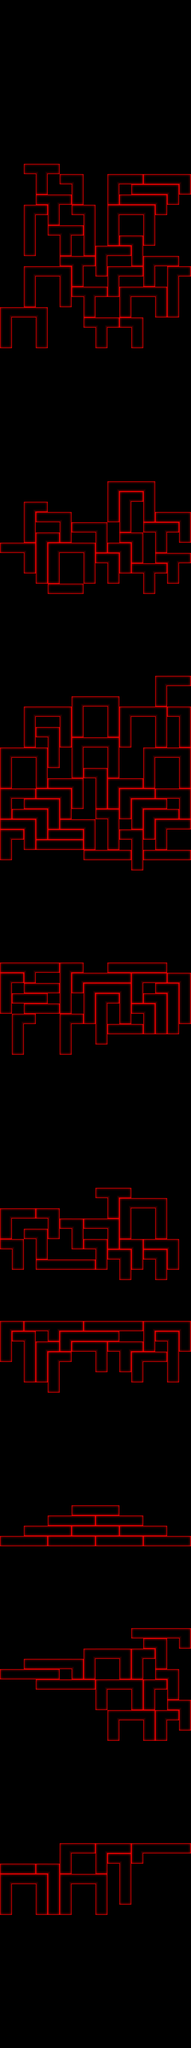

This is a level from a 2D game, rendered from its Tiled map with the project's own tilesets. A one-line summary and the complete map file follow:
An orthogonal 16x200 tile map with 28x24 px tiles, 1 tile layer (Tile Layer 1).

<map version="1.0" orientation="orthogonal" width="16" height="200" tilewidth="28" tileheight="24">
 <properties>
  <property name="background" value="back.bmp" />
  <property name="speed" value="0.75" />
 </properties>
 <tileset firstgid="1" name="tileset_rs" tilewidth="28" tileheight="24" spacing="1" margin="1">
  <image source="tileset_rs.bmp" trans="ff0080" width="407" height="76" />
 </tileset>
 <layer name="Tile Layer 1" width="16" height="200">
  <data encoding="csv">
0,0,0,0,0,0,0,0,0,0,0,0,0,0,0,0,
0,0,0,0,0,0,0,0,0,0,0,0,0,0,0,0,
0,0,0,0,0,0,0,0,0,0,0,0,0,0,0,0,
0,0,0,0,0,0,0,0,0,0,0,0,0,0,0,0,
0,0,0,0,0,0,0,0,0,0,0,0,0,0,0,0,
0,0,0,0,0,0,0,0,0,0,0,0,0,0,0,0,
0,0,0,0,0,0,0,0,0,0,0,0,0,0,0,0,
0,0,0,0,0,0,0,0,0,0,0,0,0,0,0,0,
0,0,0,0,0,0,0,0,0,0,0,0,0,0,0,0,
0,0,0,0,0,0,0,0,0,0,0,0,0,0,0,0,
0,0,0,0,0,0,0,0,0,0,0,0,0,0,0,0,
0,0,0,0,0,0,0,0,0,0,0,0,0,0,0,0,
0,0,0,0,0,0,0,0,0,0,0,0,0,0,0,0,
0,0,0,0,0,0,0,0,0,0,0,0,0,0,0,0,
0,0,0,0,0,0,0,0,0,0,0,0,0,0,0,0,
0,0,0,0,0,0,0,0,0,0,0,0,0,0,0,0,
0,0,27,9,28,0,0,0,0,0,0,0,0,0,0,0,
0,0,0,32,0,27,5,0,0,4,33,28,27,33,33,5,
0,0,0,14,0,0,32,0,0,32,0,27,33,33,5,14,
0,0,0,27,9,28,14,0,0,14,27,33,33,5,14,0,
0,0,4,28,32,0,27,5,0,4,33,33,5,14,0,0,
0,0,32,0,14,0,0,32,0,32,0,0,32,0,0,0,
0,0,32,0,27,9,28,32,0,32,0,0,32,0,0,0,
0,0,32,0,0,32,0,32,0,14,27,5,14,0,0,0,
0,0,14,0,0,14,0,14,4,33,28,32,0,0,0,0,
0,0,0,0,0,27,9,28,32,0,0,14,4,33,28,0,
0,0,4,33,33,5,32,0,14,4,33,28,32,0,4,28,
0,0,32,0,0,32,14,0,0,32,0,0,14,0,32,0,
0,0,32,0,0,32,27,9,28,14,4,33,33,5,32,0,
0,0,14,0,0,14,0,32,0,0,32,0,0,32,32,0,
4,33,33,5,0,0,0,14,0,0,14,0,0,14,14,0,
32,0,0,32,0,0,0,27,9,28,27,5,0,0,0,0,
32,0,0,32,0,0,0,0,32,0,0,32,0,0,0,0,
14,0,0,14,0,0,0,0,14,0,0,14,0,0,0,0,
0,0,0,0,0,0,0,0,0,0,0,0,0,0,0,0,
0,0,0,0,0,0,0,0,0,0,0,0,0,0,0,0,
0,0,0,0,0,0,0,0,0,0,0,0,0,0,0,0,
0,0,0,0,0,0,0,0,0,0,0,0,0,0,0,0,
0,0,0,0,0,0,0,0,0,0,0,0,0,0,0,0,
0,0,0,0,0,0,0,0,0,0,0,0,0,0,0,0,
0,0,0,0,0,0,0,0,0,0,0,0,0,0,0,0,
0,0,0,0,0,0,0,0,0,0,0,0,0,0,0,0,
0,0,0,0,0,0,0,0,0,0,0,0,0,0,0,0,
0,0,0,0,0,0,0,0,0,0,0,0,0,0,0,0,
0,0,0,0,0,0,0,0,0,0,0,0,0,0,0,0,
0,0,0,0,0,0,0,0,0,0,0,0,0,0,0,0,
0,0,0,0,0,0,0,0,0,0,0,0,0,0,0,0,
0,0,0,0,0,0,0,0,0,4,33,33,5,0,0,0,
0,0,0,0,0,0,0,0,0,32,4,28,32,0,0,0,
0,0,4,28,0,0,0,0,0,32,32,0,32,0,0,0,
0,0,32,27,33,5,0,0,0,14,32,0,14,27,33,5,
0,0,32,0,0,32,27,33,5,0,14,0,27,9,28,32,
0,0,14,4,28,14,0,0,32,0,27,5,0,32,0,14,
27,33,5,32,4,33,33,5,14,27,5,32,0,14,0,0,
0,0,32,32,32,0,0,32,27,5,32,14,0,27,9,28,
0,0,14,32,32,0,0,32,0,32,14,27,9,28,32,0,
0,0,0,14,14,0,0,14,0,14,0,0,32,0,14,0,
0,0,0,0,27,33,28,0,0,0,0,0,14,0,0,0,
0,0,0,0,0,0,0,0,0,0,0,0,0,0,0,0,
0,0,0,0,0,0,0,0,0,0,0,0,0,0,0,0,
0,0,0,0,0,0,0,0,0,0,0,0,0,0,0,0,
0,0,0,0,0,0,0,0,0,0,0,0,0,0,0,0,
0,0,0,0,0,0,0,0,0,0,0,0,0,0,0,0,
0,0,0,0,0,0,0,0,0,0,0,0,0,0,0,0,
0,0,0,0,0,0,0,0,0,0,0,0,0,0,0,0,
0,0,0,0,0,0,0,0,0,0,0,0,0,0,0,0,
0,0,0,0,0,0,0,0,0,0,0,0,0,4,33,28,
0,0,0,0,0,0,0,0,0,0,0,0,0,32,0,0,
0,0,0,0,0,0,4,33,33,5,0,0,0,14,0,0,
0,0,4,33,33,5,32,0,0,32,4,33,33,5,27,5,
0,0,32,0,0,32,32,0,0,32,32,0,0,32,0,32,
0,0,32,27,5,32,14,0,0,14,32,0,0,32,0,32,
0,0,14,0,32,14,4,33,33,5,14,0,0,14,0,14,
4,33,33,5,32,0,32,0,0,32,0,0,4,33,33,5,
32,0,0,32,14,0,32,0,0,32,0,0,32,0,0,32,
32,0,0,32,0,0,14,27,5,14,0,0,32,0,0,32,
14,0,0,14,27,33,5,0,32,4,33,28,14,0,0,14,
4,33,28,27,33,5,32,0,32,32,4,33,28,27,33,5,
32,0,27,33,5,32,14,0,14,14,32,4,33,28,0,32,
14,27,33,5,32,14,0,0,27,5,14,32,4,33,28,14,
27,33,5,32,14,27,33,5,0,32,0,14,32,4,33,28,
4,28,32,14,27,33,28,32,0,32,27,5,14,32,0,0,
32,0,14,27,33,33,28,14,0,14,0,32,0,14,0,0,
14,0,0,0,0,0,0,27,33,33,28,32,27,33,33,28,
0,0,0,0,0,0,0,0,0,0,0,14,0,0,0,0,
0,0,0,0,0,0,0,0,0,0,0,0,0,0,0,0,
0,0,0,0,0,0,0,0,0,0,0,0,0,0,0,0,
0,0,0,0,0,0,0,0,0,0,0,0,0,0,0,0,
0,0,0,0,0,0,0,0,0,0,0,0,0,0,0,0,
0,0,0,0,0,0,0,0,0,0,0,0,0,0,0,0,
0,0,0,0,0,0,0,0,0,0,0,0,0,0,0,0,
0,0,0,0,0,0,0,0,0,0,0,0,0,0,0,0,
0,0,0,0,0,0,0,0,0,0,0,0,0,0,0,0,
0,0,0,0,0,0,0,0,0,0,0,0,0,0,0,0,
27,33,9,33,28,4,28,0,0,27,33,33,33,28,0,0,
4,28,14,0,0,32,4,33,33,33,28,4,33,28,27,5,
32,0,27,33,28,32,14,4,33,33,5,32,0,27,5,32,
32,27,33,28,0,32,0,32,4,28,32,14,27,5,32,32,
14,0,27,33,28,14,0,32,32,0,32,27,5,32,32,32,
0,4,28,0,0,4,28,14,32,0,14,0,32,32,32,14,
0,32,0,0,0,32,0,0,32,27,33,28,14,14,14,0,
0,32,0,0,0,32,0,0,14,0,0,0,0,0,0,0,
0,14,0,0,0,14,0,0,0,0,0,0,0,0,0,0,
0,0,0,0,0,0,0,0,0,0,0,0,0,0,0,0,
0,0,0,0,0,0,0,0,0,0,0,0,0,0,0,0,
0,0,0,0,0,0,0,0,0,0,0,0,0,0,0,0,
0,0,0,0,0,0,0,0,0,0,0,0,0,0,0,0,
0,0,0,0,0,0,0,0,0,0,0,0,0,0,0,0,
0,0,0,0,0,0,0,0,0,0,0,0,0,0,0,0,
0,0,0,0,0,0,0,0,0,0,0,0,0,0,0,0,
0,0,0,0,0,0,0,0,0,0,0,0,0,0,0,0,
0,0,0,0,0,0,0,0,0,0,0,0,0,0,0,0,
0,0,0,0,0,0,0,0,0,0,0,0,0,0,0,0,
0,0,0,0,0,0,0,0,0,0,0,0,0,0,0,0,
0,0,0,0,0,0,0,0,0,0,0,0,0,0,0,0,
0,0,0,0,0,0,0,0,0,0,0,0,0,0,0,0,
0,0,0,0,0,0,0,0,27,9,28,0,0,0,0,0,
0,0,0,0,0,0,0,0,0,32,4,33,33,5,0,0,
4,33,28,27,5,0,0,0,0,14,32,0,0,32,0,0,
32,0,0,0,32,27,5,27,33,5,32,0,0,32,0,0,
14,0,27,5,14,0,32,0,0,32,14,0,0,14,0,0,
27,5,0,32,0,0,14,27,5,14,27,5,27,33,5,0,
0,32,0,14,0,0,0,0,32,27,5,32,27,5,32,0,
0,14,0,27,33,33,33,28,14,0,32,14,0,32,14,0,
0,0,0,0,0,0,0,0,0,0,14,0,0,14,0,0,
0,0,0,0,0,0,0,0,0,0,0,0,0,0,0,0,
0,0,0,0,0,0,0,0,0,0,0,0,0,0,0,0,
0,0,0,0,0,0,0,0,0,0,0,0,0,0,0,0,
0,0,0,0,0,0,0,0,0,0,0,0,0,0,0,0,
4,28,27,33,9,33,28,27,33,33,33,28,4,33,33,5,
32,27,5,0,14,4,33,33,33,28,0,0,32,27,5,32,
32,0,32,4,28,14,27,33,5,27,9,28,14,0,32,14,
14,0,32,32,4,28,0,0,32,0,32,4,33,28,32,0,
0,0,32,32,32,0,0,0,14,0,14,32,0,0,32,0,
0,0,14,14,32,0,0,0,0,0,0,14,0,0,14,0,
0,0,0,0,14,0,0,0,0,0,0,0,0,0,0,0,
0,0,0,0,0,0,0,0,0,0,0,0,0,0,0,0,
0,0,0,0,0,0,0,0,0,0,0,0,0,0,0,0,
0,0,0,0,0,0,0,0,0,0,0,0,0,0,0,0,
0,0,0,0,0,0,0,0,0,0,0,0,0,0,0,0,
0,0,0,0,0,0,0,0,0,0,0,0,0,0,0,0,
0,0,0,0,0,0,0,0,0,0,0,0,0,0,0,0,
0,0,0,0,0,0,0,0,0,0,0,0,0,0,0,0,
0,0,0,0,0,0,0,0,0,0,0,0,0,0,0,0,
0,0,0,0,0,0,0,0,0,0,0,0,0,0,0,0,
0,0,0,0,0,0,0,0,0,0,0,0,0,0,0,0,
0,0,0,0,0,0,0,0,0,0,0,0,0,0,0,0,
0,0,0,0,0,0,27,33,33,28,0,0,0,0,0,0,
0,0,0,0,27,33,33,28,27,33,33,28,0,0,0,0,
0,0,27,33,33,28,27,33,33,28,27,33,33,28,0,0,
27,33,33,28,27,33,33,28,27,33,33,28,27,33,33,28,
0,0,0,0,0,0,0,0,0,0,0,0,0,0,0,0,
0,0,0,0,0,0,0,0,0,0,0,0,0,0,0,0,
0,0,0,0,0,0,0,0,0,0,0,0,0,0,0,0,
0,0,0,0,0,0,0,0,0,0,0,0,0,0,0,0,
0,0,0,0,0,0,0,0,0,0,0,0,0,0,0,0,
0,0,0,0,0,0,0,0,0,0,0,0,0,0,0,0,
0,0,0,0,0,0,0,0,0,0,0,0,0,0,0,0,
0,0,0,0,0,0,0,0,0,0,0,0,0,0,0,0,
0,0,0,0,0,0,0,0,0,0,0,27,33,33,33,5,
0,0,0,0,0,0,0,0,0,0,0,0,27,5,0,14,
0,0,0,0,0,0,0,4,33,33,5,4,28,32,0,0,
0,0,27,33,33,33,5,32,0,0,32,32,0,14,0,0,
27,33,33,33,28,0,14,14,0,0,14,14,0,27,5,0,
0,0,0,27,33,33,33,28,4,33,33,5,4,28,32,0,
0,0,0,0,0,0,0,0,32,0,0,32,32,0,14,0,
0,0,0,0,0,0,0,0,14,0,0,14,14,0,27,5,
0,0,0,0,0,0,0,0,0,4,33,33,5,4,28,32,
0,0,0,0,0,0,0,0,0,32,0,0,32,32,0,14,
0,0,0,0,0,0,0,0,0,14,0,0,14,14,0,0,
0,0,0,0,0,0,0,0,0,0,0,0,0,0,0,0,
0,0,0,0,0,0,0,0,0,0,0,0,0,0,0,0,
0,0,0,0,0,0,0,0,0,0,0,0,0,0,0,0,
0,0,0,0,0,0,0,0,0,0,0,0,0,0,0,0,
0,0,0,0,0,0,0,0,0,0,0,0,0,0,0,0,
0,0,0,0,0,0,0,0,0,0,0,0,0,0,0,0,
0,0,0,0,0,0,0,0,0,0,0,0,0,0,0,0,
0,0,0,0,0,0,0,0,0,0,0,0,0,0,0,0,
0,0,0,0,0,0,0,0,0,0,0,0,0,0,0,0,
0,0,0,0,0,0,0,0,0,0,0,0,0,0,0,0,
0,0,0,0,0,4,33,28,4,33,28,4,33,33,33,28,
0,0,0,0,0,32,0,0,32,27,5,14,0,0,0,0,
27,33,28,27,5,14,0,0,14,0,32,0,0,0,0,0,
4,33,33,5,32,4,33,33,5,0,32,0,0,0,0,0,
32,0,0,32,32,32,0,0,32,0,32,0,0,0,0,0,
32,0,0,32,32,32,0,0,32,0,14,0,0,0,0,0,
14,0,0,14,14,14,0,0,14,0,0,0,0,0,0,0,
0,0,0,0,0,0,0,0,0,0,0,0,0,0,0,0,
0,0,0,0,0,0,0,0,0,0,0,0,0,0,0,0,
0,0,0,0,0,0,0,0,0,0,0,0,0,0,0,0,
0,0,0,0,0,0,0,0,0,0,0,0,0,0,0,0,
0,0,0,0,0,0,0,0,0,0,0,0,0,0,0,0,
0,0,0,0,0,0,0,0,0,0,0,0,0,0,0,0,
0,0,0,0,0,0,0,0,0,0,0,0,0,0,0,0,
0,0,0,0,0,0,0,0,0,0,0,0,0,0,0,0,
0,0,0,0,0,0,0,0,0,0,0,0,0,0,0,0,
0,0,0,0,0,0,0,0,0,0,0,0,0,0,0,0,
0,0,0,0,0,0,0,0,0,0,0,0,0,0,0,0,
0,0,0,0,0,0,0,0,0,0,0,0,0,0,0,0,
0,0,0,0,0,0,0,0,0,0,0,0,0,0,0,0
</data>
 </layer>
</map>